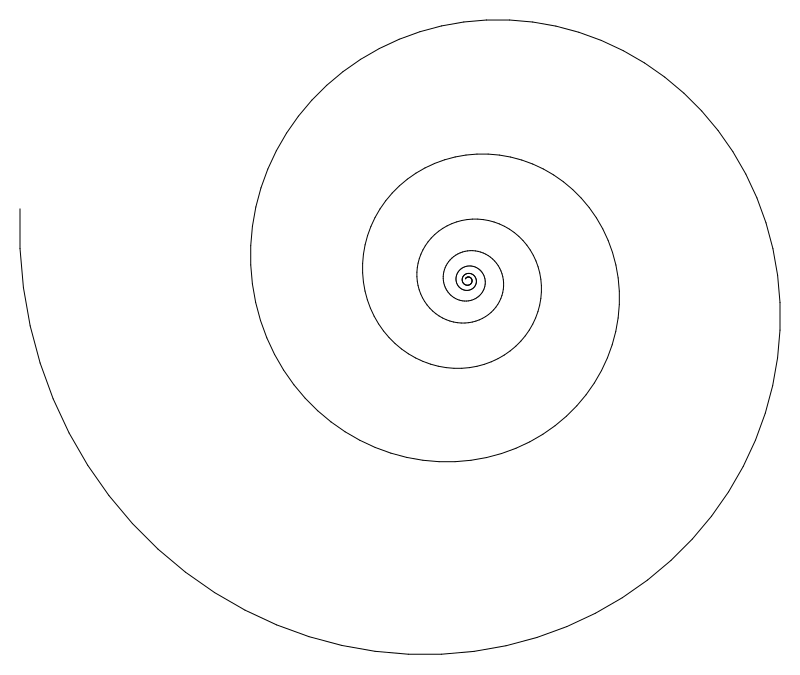

The script that drew this image:
from svg_backend import SVGBackend
from turtle import Turtle
from grammar import Grammar


backend = SVGBackend()
turtle = Turtle(backend)

turtle.turn_right(180.0)

grammar = Grammar()

grammar.add_non_terminal('S', [
    lambda turtle: turtle.forward(),
    lambda turtle: turtle.turn_right(5),
    lambda turtle: turtle.scale(0.99),
    'S'
])

grammar.expand('S', turtle, 500)
backend.write('spiral.svg')
